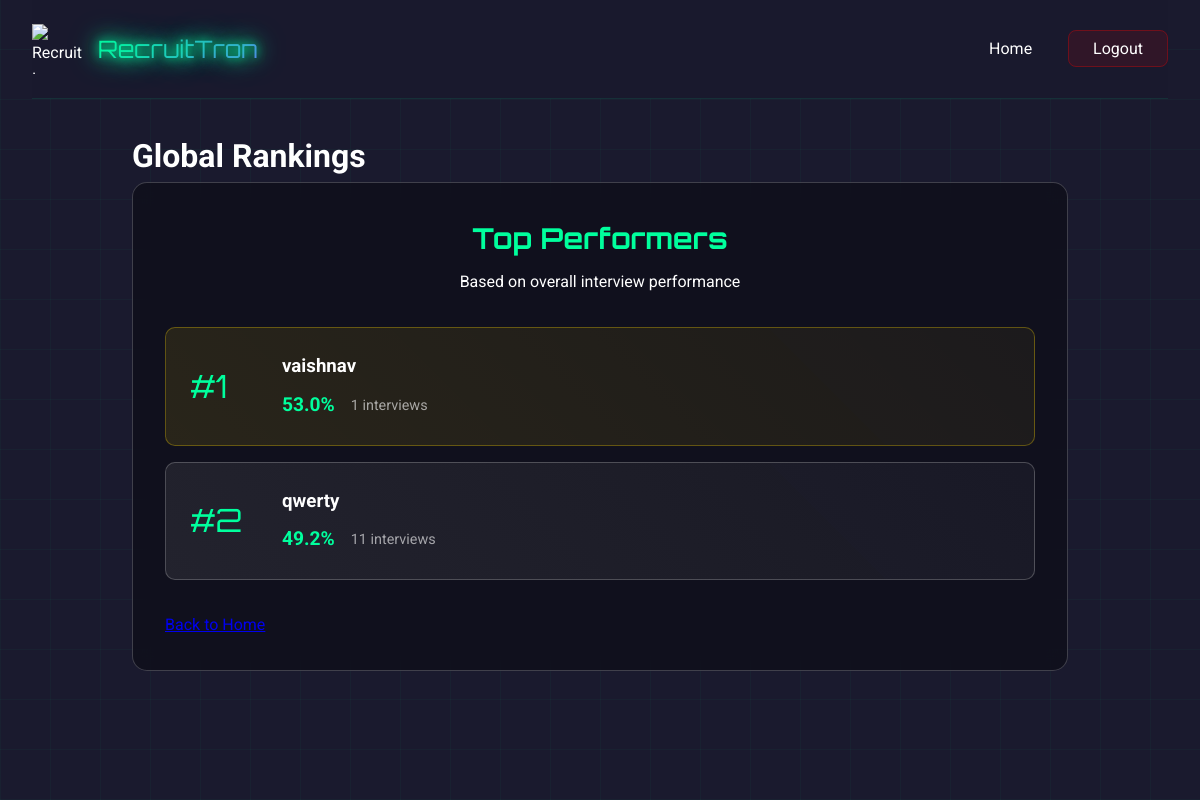
The app's page /leaderboard with its own data.
### models/user.py (models this page shows, shortened)
class User(UserMixin, db.Model):
    id = db.Column(db.Integer, primary_key=True)
    username = db.Column(db.String(80), unique=True, nullable=False)
    email = db.Column(db.String(120), unique=True, nullable=False)
    password_hash = db.Column(db.String(128))

### app.py (the view)
@app.route('/leaderboard')
def leaderboard():
    top_users = db.session.query(
        User,
        func.avg(InterviewFeedback.total_score).label('avg_score'),
        func.count(InterviewFeedback.id).label('interview_count')
    ).join(InterviewFeedback)\
    .group_by(User.id)\
    .order_by(desc('avg_score'))\
    .limit(5)\
    .all()
    leaderboard_data = [{
        'rank': idx + 1,
        'name': user.username,
        'avg_score': float("%.1f" % avg_score),
        'interviews': interview_count
    } for idx, (user, avg_score, interview_count) in enumerate(top_users)]
    return render_template('leaderboard.html', leaderboard_data=leaderboard_data)

### templates/leaderboard.html (shortened to what this page needs)
<!DOCTYPE html>
<html lang="en">
<head>
    <link rel="stylesheet" href="/static/css/style.css">
</head>
<body class="leaderboard-page">
    <div id="particles-js"></div>
    <div class="cyber-grid"></div>
    <div class="container">
        <nav class="nav-bar glass-nav">
            <div class="logo-container">
                <img src="/static/img/logo.png" alt="RecruitTron Logo" class="logo">
                <span class="logo-text neon-text">RecruitTron</span>
            </div>
            <div class="nav-links">
                <a href="/" class="nav-link">Home</a>
                <a href="/logout" class="nav-link logout-btn"><span>Logout</span></a>
            </div>
        </nav>
        <main class="leaderboard-content">
            <h1 class="cyber-glitch" data-text="Global Rankings">Global Rankings</h1>
            <div class="leaderboard-container glassmorphism">
                <div class="leaderboard-header">
                    <h2>Top Performers</h2>
                    <p>Based on overall interview performance</p>
                </div>
                <div class="leaderboard-grid">
                    {% for user in leaderboard_data %}
                    <div class="rank-card {% if user.rank == 1 %}gold{% elif user.rank == 2 %}silver{% elif user.rank == 3 %}bronze{% endif %}">
                        <div class="rank-number">#{{ user.rank }}</div>
                        <div class="user-info">
                            <h3>{{ user.name }}</h3>
                            <div class="score-badge">
                                <span class="score">{{ user.avg_score }}%</span>
                                <span class="interview-count">{{ user.interviews }} interviews</span>
                            </div>
                        </div>
                    </div>
                    {% endfor %}
                </div>
                <div class="actions">
                    <a href="/" class="cyber-button">
                    </a>
                </div>
            </div>
        </main>
    </div>
</body>
</html>

### static/css/style.css (style rules this page uses)
:root { --primary-color: #00ff9d; --secondary-color: #6c63ff; --accent-color: #ff3366; --dark-color: #1a1a2e; --light-color: #ffffff; --gradient-1: linear-gradient(135deg, #00ff9d 0%, #6c63ff 100%); --gradient-2: linear-gradient(45deg, #ff3366 0%, #6c63ff 100%); }
* { margin: 0; padding: 0; box-sizing: border-box; }
body { font-family: 'Roboto', sans-serif; background: var(--dark-color); color: var(--light-color); line-height: 1.6; overflow-x: hidden; cursor: default; }
#particles-js { position: fixed; top: 0; left: 0; width: 100%; height: 100%; z-index: -1; }
.container { max-width: 1200px; margin: 0 auto; padding: 0 2rem; }
.nav-bar { display: flex; justify-content: space-between; align-items: center; padding: 1.5rem 0; }
.logo-container { display: flex; align-items: center; gap: 1rem; }
.logo { width: 50px; height: 50px; }
.logo-text { font-family: 'Orbitron', sans-serif; font-size: 1.5rem; background: var(--gradient-1); -webkit-background-clip: text; -webkit-text-fill-color: transparent; }
.nav-links a { color: var(--light-color); text-decoration: none; margin-left: 2rem; transition: color 0.3s ease; }
.neon-text { color: #fff; text-shadow: 0 0 10px var(--primary-color), 0 0 20px var(--primary-color), 0 0 30px var(--primary-color); }
.glassmorphism { background: rgba(255, 255, 255, 0.1); backdrop-filter: blur(10px); border-radius: 20px; border: 1px solid rgba(255, 255, 255, 0.2); padding: 2rem; transition: transform 0.3s ease; }
.cyber-grid { position: fixed; top: 0; left: 0; width: 100%; height: 100%; background: linear-gradient(90deg, rgba(0, 255, 157, 0.03) 1px, transparent 1px) 0 0 / 50px 50px, linear-gradient(0deg, rgba(0, 255, 157, 0.03) 1px, transparent 1px) 0 0 / 50px 50px; pointer-events: none; animation: gridMove 20s linear infinite; }
.glass-nav { background: rgba(26, 26, 46, 0.8); backdrop-filter: blur(10px); border-bottom: 1px solid rgba(0, 255, 157, 0.1); }
.logout-btn { background: rgba(255, 0, 0, 0.1); border: 1px solid rgba(255, 0, 0, 0.3); padding: 0.5rem 1.5rem; border-radius: 8px; transition: all 0.3s ease; }
.leaderboard-content { max-width: 1000px; margin: 0 auto; padding: 2rem; }
.leaderboard-container { padding: 2rem; border-radius: 15px; background: rgba(13, 13, 23, 0.7); backdrop-filter: blur(10px); }
.leaderboard-header { text-align: center; margin-bottom: 2rem; }
.leaderboard-header h2 { color: var(--primary-color); font-family: 'Orbitron', sans-serif; font-size: 1.8rem; margin-bottom: 0.5rem; }
.leaderboard-grid { display: grid; gap: 1rem; margin-bottom: 2rem; }
.rank-card { display: flex; align-items: center; padding: 1.5rem; background: rgba(255, 255, 255, 0.05); border-radius: 10px; transition: transform 0.3s ease; }
.rank-card.gold { background: linear-gradient(45deg, rgba(255, 215, 0, 0.1), rgba(255, 215, 0, 0.05)); border: 1px solid rgba(255, 215, 0, 0.3); }
.rank-card.silver { background: linear-gradient(45deg, rgba(192, 192, 192, 0.1), rgba(192, 192, 192, 0.05)); border: 1px solid rgba(192, 192, 192, 0.3); }
.rank-number { font-size: 2rem; font-family: 'Orbitron', sans-serif; color: var(--primary-color); margin-right: 2rem; min-width: 60px; }
.user-info { flex-grow: 1; }
.user-info h3 { color: #fff; margin-bottom: 0.5rem; }
.score-badge { display: flex; align-items: center; gap: 1rem; }
.score { color: var(--primary-color); font-size: 1.2rem; font-weight: bold; }
.interview-count { color: rgba(255, 255, 255, 0.6); font-size: 0.9rem; }

### records on screen
User: rank "1", name "vaishnav", avg_score "53.0", interviews "1"
User: rank "2", name "qwerty", avg_score "49.2", interviews "11"
